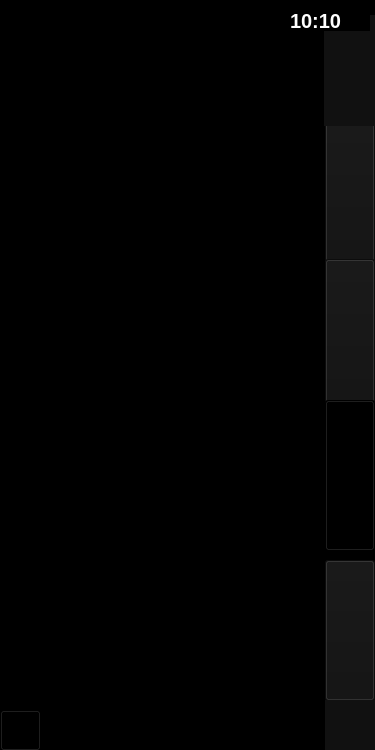
<?xml version="1.0" encoding="UTF-8"?>
<ui version="4.0">
 <class>MainWindow</class>
 <widget class="QMainWindow" name="MainWindow">
  <property name="geometry">
   <rect>
    <x>0</x>
    <y>0</y>
    <width>375</width>
    <height>750</height>
   </rect>
  </property>
  <property name="windowTitle">
   <string>MainWindow</string>
  </property>
  <property name="styleSheet">
   <string notr="true">background-color: rgb(0, 0, 0);</string>
  </property>
  <widget class="QWidget" name="centralwidget">
   <widget class="QCheckBox" name="checkBox">
    <property name="geometry">
     <rect>
      <x>60</x>
      <y>135</y>
      <width>90</width>
      <height>135</height>
     </rect>
    </property>
    <property name="styleSheet">
     <string notr="true">QCheckBox::indicator:checked{
	
	image: url(:/newPrefix/vacuumoff.png);
}

QCheckBox::indicator:unchecked{
	
	image: url(:/newPrefix/vacuumon.png);

}
</string>
    </property>
    <property name="text">
     <string/>
    </property>
   </widget>
   <widget class="QCheckBox" name="checkBox_2">
    <property name="geometry">
     <rect>
      <x>190</x>
      <y>135</y>
      <width>90</width>
      <height>135</height>
     </rect>
    </property>
    <property name="styleSheet">
     <string notr="true">QCheckBox::indicator:checked{
	
	
	image: url(:/newPrefix/microwaveoff.png);
}

QCheckBox::indicator:unchecked{
	
	
	image: url(:/newPrefix/microwaveon.png);
}
</string>
    </property>
    <property name="text">
     <string/>
    </property>
   </widget>
   <widget class="QCheckBox" name="checkBox_3">
    <property name="geometry">
     <rect>
      <x>60</x>
      <y>335</y>
      <width>90</width>
      <height>135</height>
     </rect>
    </property>
    <property name="styleSheet">
     <string notr="true">QCheckBox::indicator:checked{
	
	image: url(:/newPrefix/lightbulboff.png);
	
}

QCheckBox::indicator:unchecked{
	
	
	image: url(:/newPrefix/lightbulbon.png);

}

</string>
    </property>
    <property name="text">
     <string/>
    </property>
   </widget>
   <widget class="QCheckBox" name="checkBox_4">
    <property name="geometry">
     <rect>
      <x>190</x>
      <y>335</y>
      <width>90</width>
      <height>135</height>
     </rect>
    </property>
    <property name="styleSheet">
     <string notr="true">QCheckBox::indicator:checked{
	
	
	image: url(:/newPrefix/hoodoff.png);
}

QCheckBox::indicator:unchecked{
	
	
	image: url(:/newPrefix/hoofon.png);

}
</string>
    </property>
    <property name="text">
     <string/>
    </property>
   </widget>
   <widget class="QCheckBox" name="checkBox_5">
    <property name="geometry">
     <rect>
      <x>60</x>
      <y>535</y>
      <width>90</width>
      <height>135</height>
     </rect>
    </property>
    <property name="styleSheet">
     <string notr="true">QCheckBox::indicator:checked{
	
	
	image: url(:/newPrefix/tulanhoff.png);
}

QCheckBox::indicator:unchecked{
	
	
	image: url(:/newPrefix/tulanhon.png);

}
</string>
    </property>
    <property name="text">
     <string/>
    </property>
   </widget>
   <widget class="QPushButton" name="pushButton">
    <property name="geometry">
     <rect>
      <x>325</x>
      <y>120</y>
      <width>50</width>
      <height>151</height>
     </rect>
    </property>
    <property name="styleSheet">
     <string notr="true">background-color: rgb(17, 17, 17);
background-image: url(:/newPrefix/livingroom173.png);</string>
    </property>
    <property name="text">
     <string/>
    </property>
   </widget>
   <widget class="QPushButton" name="pushButton_2">
    <property name="geometry">
     <rect>
      <x>325</x>
      <y>259</y>
      <width>50</width>
      <height>151</height>
     </rect>
    </property>
    <property name="styleSheet">
     <string notr="true">background-color: rgb(17, 17, 17);
background-image: url(:/newPrefix/bedroom17.png);</string>
    </property>
    <property name="text">
     <string/>
    </property>
   </widget>
   <widget class="QPushButton" name="pushButton_3">
    <property name="geometry">
     <rect>
      <x>325</x>
      <y>400</y>
      <width>50</width>
      <height>151</height>
     </rect>
    </property>
    <property name="styleSheet">
     <string notr="true">background-image: url(:/newPrefix/kitchen0.png);</string>
    </property>
    <property name="text">
     <string/>
    </property>
   </widget>
   <widget class="QPushButton" name="pushButton_4">
    <property name="geometry">
     <rect>
      <x>325</x>
      <y>560</y>
      <width>50</width>
      <height>141</height>
     </rect>
    </property>
    <property name="styleSheet">
     <string notr="true">background-color: rgb(17, 17, 17);
background-image: url(:/newPrefix/diner17.png);</string>
    </property>
    <property name="text">
     <string/>
    </property>
   </widget>
   <widget class="QLabel" name="label">
    <property name="geometry">
     <rect>
      <x>324</x>
      <y>15</y>
      <width>51</width>
      <height>111</height>
     </rect>
    </property>
    <property name="styleSheet">
     <string notr="true">background-color: rgb(17, 17, 17);</string>
    </property>
    <property name="text">
     <string/>
    </property>
   </widget>
   <widget class="QLabel" name="label_2">
    <property name="geometry">
     <rect>
      <x>325</x>
      <y>700</y>
      <width>50</width>
      <height>51</height>
     </rect>
    </property>
    <property name="styleSheet">
     <string notr="true">background-color: rgb(17, 17, 17);</string>
    </property>
    <property name="text">
     <string/>
    </property>
   </widget>
   <widget class="QPushButton" name="pushButton_5">
    <property name="geometry">
     <rect>
      <x>0</x>
      <y>710</y>
      <width>41</width>
      <height>41</height>
     </rect>
    </property>
    <property name="styleSheet">
     <string notr="true">background-image: url(:/newPrefix/trove.png);</string>
    </property>
    <property name="text">
     <string/>
    </property>
   </widget>
   <widget class="QWidget" name="widget" native="true">
    <property name="geometry">
     <rect>
      <x>250</x>
      <y>10</y>
      <width>120</width>
      <height>21</height>
     </rect>
    </property>
    <widget class="QLabel" name="label_3">
     <property name="geometry">
      <rect>
       <x>40</x>
       <y>-10</y>
       <width>91</width>
       <height>41</height>
      </rect>
     </property>
     <property name="font">
      <font>
       <pointsize>15</pointsize>
       <weight>75</weight>
       <bold>true</bold>
      </font>
     </property>
     <property name="styleSheet">
      <string notr="true">color: rgb(0, 0, 0);
color: rgb(255, 255, 255);
border-radius:5px;
background-position:center;
background-repeat:no-repeat;

</string>
     </property>
     <property name="text">
      <string>10:10</string>
     </property>
    </widget>
   </widget>
  </widget>
 </widget>
 <resources>
  <include location="buttonn.qrc"/>
 </resources>
 <connections/>
</ui>
